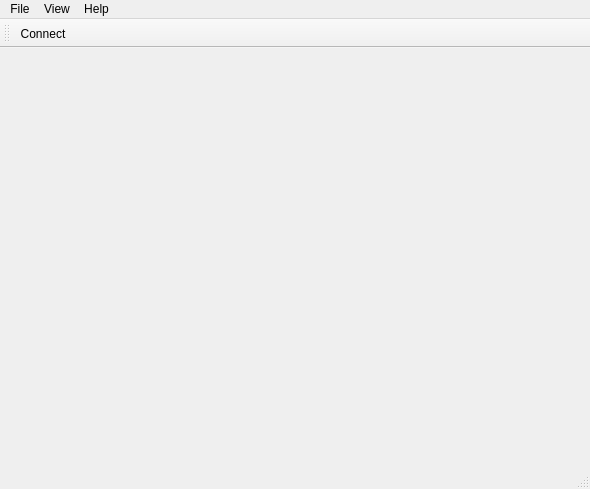
<?xml version="1.0" encoding="UTF-8"?>
<ui version="4.0">
 <class>AstChanMon</class>
 <widget class="QMainWindow" name="AstChanMon">
  <property name="geometry">
   <rect>
    <x>0</x>
    <y>0</y>
    <width>590</width>
    <height>489</height>
   </rect>
  </property>
  <property name="windowTitle">
   <string>Asterisk Channel Monitor</string>
  </property>
  <property name="windowIcon">
   <iconset resource="icon/icon.qrc">
    <normaloff>:/appicon/asterisk 16 x.png</normaloff>:/appicon/asterisk 16 x.png</iconset>
  </property>
  <widget class="QWidget" name="centralWidget">
   <layout class="QVBoxLayout" name="verticalLayout">
    <property name="margin">
     <number>0</number>
    </property>
   </layout>
  </widget>
  <widget class="QToolBar" name="mainToolBar">
   <property name="allowedAreas">
    <set>Qt::BottomToolBarArea|Qt::TopToolBarArea</set>
   </property>
   <property name="iconSize">
    <size>
     <width>16</width>
     <height>16</height>
    </size>
   </property>
   <property name="toolButtonStyle">
    <enum>Qt::ToolButtonTextBesideIcon</enum>
   </property>
   <attribute name="toolBarArea">
    <enum>TopToolBarArea</enum>
   </attribute>
   <attribute name="toolBarBreak">
    <bool>false</bool>
   </attribute>
   <addaction name="actionConnection"/>
  </widget>
  <widget class="QStatusBar" name="statusBar"/>
  <widget class="QMenuBar" name="menuBar">
   <property name="geometry">
    <rect>
     <x>0</x>
     <y>0</y>
     <width>590</width>
     <height>20</height>
    </rect>
   </property>
   <widget class="QMenu" name="menuFile">
    <property name="title">
     <string>File</string>
    </property>
    <addaction name="actionExit"/>
   </widget>
   <widget class="QMenu" name="menuHelp">
    <property name="title">
     <string>Help</string>
    </property>
    <addaction name="actionAbout"/>
   </widget>
   <widget class="QMenu" name="menuView">
    <property name="title">
     <string>View</string>
    </property>
    <addaction name="actionFullscreen"/>
    <addaction name="actionMainToolbar"/>
    <addaction name="actionStatusbar"/>
   </widget>
   <addaction name="menuFile"/>
   <addaction name="menuView"/>
   <addaction name="menuHelp"/>
  </widget>
  <action name="actionConnection">
   <property name="checkable">
    <bool>true</bool>
   </property>
   <property name="icon">
    <iconset resource="icon/icon.qrc">
     <normaloff>:/toolbar/disconnect.png</normaloff>
     <activeon>:/toolbar/connect.png</activeon>:/toolbar/disconnect.png</iconset>
   </property>
   <property name="text">
    <string>Connect</string>
   </property>
  </action>
  <action name="actionExit">
   <property name="text">
    <string>Exit</string>
   </property>
  </action>
  <action name="actionAbout">
   <property name="text">
    <string>About</string>
   </property>
  </action>
  <action name="actionFullscreen">
   <property name="checkable">
    <bool>true</bool>
   </property>
   <property name="text">
    <string>Fullscreen</string>
   </property>
  </action>
  <action name="actionMainToolbar">
   <property name="checkable">
    <bool>true</bool>
   </property>
   <property name="text">
    <string>Main Toolbar</string>
   </property>
  </action>
  <action name="actionStatusbar">
   <property name="checkable">
    <bool>true</bool>
   </property>
   <property name="text">
    <string>Statusbar</string>
   </property>
  </action>
 </widget>
 <layoutdefault spacing="6" margin="11"/>
 <resources>
  <include location="icon/icon.qrc"/>
 </resources>
 <connections>
  <connection>
   <sender>actionExit</sender>
   <signal>triggered()</signal>
   <receiver>AstChanMon</receiver>
   <slot>close()</slot>
   <hints>
    <hint type="sourcelabel">
     <x>-1</x>
     <y>-1</y>
    </hint>
    <hint type="destinationlabel">
     <x>294</x>
     <y>244</y>
    </hint>
   </hints>
  </connection>
 </connections>
</ui>
